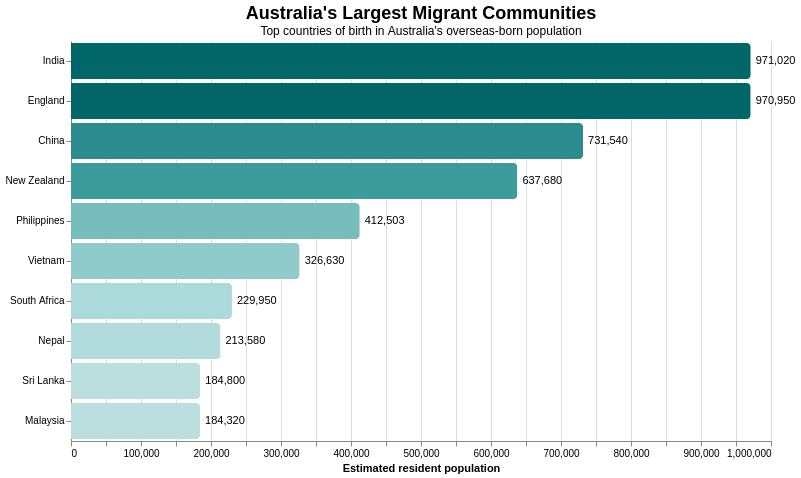

Write a Vega-Lite specification for this figure.
### Vega-Lite specification from a JSON file in a GitHub repository (floating-point values rounded to 4 significant figures)
{"$schema": "https://vega.github.io/schema/vega-lite/v5.json", "width": 700, "height": 400, "data": {"values": [{"Country": "India", "Population": 971020}, {"Country": "England", "Population": 970950}, {"Country": "China", "Population": 731540}, {"Country": "New Zealand", "Population": 637680}, {"Country": "Philippines", "Population": 412503}, {"Country": "Vietnam", "Population": 326630}, {"Country": "South Africa", "Population": 229950}, {"Country": "Nepal", "Population": 213580}, {"Country": "Sri Lanka", "Population": 184800}, {"Country": "Malaysia", "Population": 184320}]}, "layer": [{"mark": {"type": "bar", "cornerRadiusEnd": 4}, "encoding": {"y": {"field": "Country", "type": "ordinal", "sort": "-x", "title": null}, "x": {"field": "Population", "type": "quantitative", "title": "Estimated resident population", "axis": {"format": ",.0f"}}, "color": {"field": "Population", "type": "quantitative", "scale": {"scheme": "teals"}, "legend": null}, "tooltip": [{"field": "Country", "title": "Country of birth"}, {"field": "Population", "title": "Population", "format": ",.0f"}]}}, {"mark": {"type": "text", "align": "left", "baseline": "middle", "dx": 5, "fontSize": 11}, "encoding": {"y": {"field": "Country", "type": "ordinal", "sort": "-x"}, "x": {"field": "Population", "type": "quantitative"}, "text": {"field": "Population", "type": "quantitative", "format": ",.0f"}}}], "title": {"text": "Australia's Largest Migrant Communities", "subtitle": "Top countries of birth in Australia's overseas-born population", "fontSize": 18, "subtitleFontSize": 12}, "config": {"view": {"stroke": null}}}
